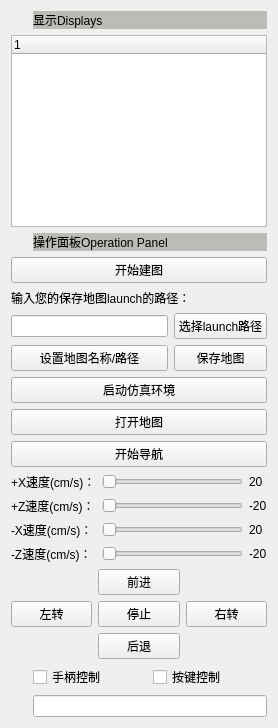
      <widget class="QWidget" name="tab_3">
       <attribute name="title">
        <string>导航视图</string>
       </attribute>
       <layout class="QGridLayout" name="gridLayout_16">
        <item row="0" column="0">
         <widget class="QLabel" name="dis_lab">
          <property name="maximumSize">
           <size>
            <width>16</width>
            <height>16777215</height>
           </size>
          </property>
          <property name="text">
           <string/>
          </property>
         </widget>
        </item>
        <item row="7" column="1">
         <widget class="QCheckBox" name="checkBox_3">
          <property name="text">
           <string>手柄控制</string>
          </property>
         </widget>
        </item>
        <item row="2" column="1" colspan="2">
         <widget class="QLabel" name="label_19">
          <property name="styleSheet">
           <string notr="true">background-color: rgb(186, 189, 182);</string>
          </property>
          <property name="text">
           <string>操作面板Operation Panel</string>
          </property>
         </widget>
        </item>
        <item row="6" column="0" colspan="3">
         <layout class="QGridLayout" name="gridLayout_6">
          <item row="2" column="1">
           <widget class="QPushButton" name="backbtn_2">
            <property name="styleSheet">
             <string notr="true">QPushButton:pressed { background-color: rgb(115, 210, 22); }</string>
            </property>
            <property name="text">
             <string>后退</string>
            </property>
           </widget>
          </item>
          <item row="0" column="1">
           <widget class="QPushButton" name="frontbtn_2">
            <property name="styleSheet">
             <string notr="true">QPushButton:pressed { background-color: rgb(115, 210, 22); }</string>
            </property>
            <property name="text">
             <string>前进</string>
            </property>
           </widget>
          </item>
          <item row="1" column="1">
           <widget class="QPushButton" name="stopbtn_2">
            <property name="styleSheet">
             <string notr="true">QPushButton:pressed { background-color: rgb(237, 212, 0); }
</string>
            </property>
            <property name="text">
             <string>停止</string>
            </property>
           </widget>
          </item>
          <item row="1" column="2">
           <widget class="QPushButton" name="leftbtn_2">
            <property name="styleSheet">
             <string notr="true">QPushButton:pressed { background-color: rgb(115, 210, 22); }</string>
            </property>
            <property name="text">
             <string>右转</string>
            </property>
           </widget>
          </item>
          <item row="1" column="0">
           <widget class="QPushButton" name="rightbtn_2">
            <property name="styleSheet">
             <string notr="true">QPushButton:pressed { background-color: rgb(115, 210, 22); }</string>
            </property>
            <property name="text">
             <string>左转</string>
            </property>
           </widget>
          </item>
         </layout>
        </item>
        <item row="1" column="0" colspan="3">
         <widget class="QTreeWidget" name="treeWidget">
          <column>
           <property name="text">
            <string notr="true">1</string>
           </property>
          </column>
         </widget>
        </item>
        <item row="5" column="0" colspan="3">
         <layout class="QGridLayout" name="gridLayout_11">
          <item row="0" column="0">
           <widget class="QLabel" name="label_13">
            <property name="text">
             <string>+X速度(cm/s)：</string>
            </property>
           </widget>
          </item>
          <item row="3" column="0">
           <widget class="QLabel" name="label_18">
            <property name="text">
             <string>-Z速度(cm/s)：</string>
            </property>
           </widget>
          </item>
          <item row="3" column="2">
           <widget class="QLabel" name="neg_angular_lab">
            <property name="text">
             <string>-20</string>
            </property>
           </widget>
          </item>
          <item row="1" column="2">
           <widget class="QLabel" name="pos_angular_lab">
            <property name="text">
             <string>-20</string>
            </property>
           </widget>
          </item>
          <item row="2" column="0">
           <widget class="QLabel" name="label_17">
            <property name="text">
             <string>-X速度(cm/s)：</string>
            </property>
           </widget>
          </item>
          <item row="2" column="2">
           <widget class="QLabel" name="neg_linear_lab">
            <property name="text">
             <string>20</string>
            </property>
           </widget>
          </item>
          <item row="1" column="0">
           <widget class="QLabel" name="label_16">
            <property name="text">
             <string>+Z速度(cm/s)：</string>
            </property>
           </widget>
          </item>
          <item row="0" column="2">
           <widget class="QLabel" name="pos_linear_lab">
            <property name="text">
             <string>20</string>
            </property>
           </widget>
          </item>
          <item row="1" column="1">
           <widget class="QSlider" name="pos_angular_slider">
            <property name="orientation">
             <enum>Qt::Horizontal</enum>
            </property>
           </widget>
          </item>
          <item row="0" column="1">
           <widget class="QSlider" name="pos_linear_slider">
            <property name="orientation">
             <enum>Qt::Horizontal</enum>
            </property>
           </widget>
          </item>
          <item row="3" column="1">
           <widget class="QSlider" name="neg_angular_slider">
            <property name="orientation">
             <enum>Qt::Horizontal</enum>
            </property>
           </widget>
          </item>
          <item row="2" column="1">
           <widget class="QSlider" name="neg_linear_slider">
            <property name="orientation">
             <enum>Qt::Horizontal</enum>
            </property>
           </widget>
          </item>
         </layout>
        </item>
        <item row="4" column="0" colspan="3">
         <layout class="QGridLayout" name="gridLayout_5">
          <item row="7" column="0">
           <widget class="QPushButton" name="change_mapname">
            <property name="toolTip">
             <string>&lt;html&gt;&lt;head/&gt;&lt;body&gt;&lt;p&gt;更改后记得保存&lt;/p&gt;&lt;/body&gt;&lt;/html&gt;</string>
            </property>
            <property name="text">
             <string>设置地图名称/路径</string>
            </property>
           </widget>
          </item>
          <item row="7" column="1">
           <widget class="QPushButton" name="save_map">
            <property name="text">
             <string>保存地图</string>
            </property>
           </widget>
          </item>
          <item row="11" column="0" colspan="2">
           <widget class="QPushButton" name="start_nav">
            <property name="text">
             <string>开始导航</string>
            </property>
           </widget>
          </item>
          <item row="8" column="0" colspan="2">
           <widget class="QPushButton" name="open_sim">
            <property name="styleSheet">
             <string notr="true">QPushButton#backpoints_nav_btn {
    border-radius: 8px;
    color: white;
    padding: 4px 0px;
    text-align: center;
    text-decoration: none;
    font-size: 21px;
    margin: 4px 2px;
    background-color: white;
    color: black;
    border: 2px solid #008cba;
}
QPushButton#backpoints_nav_btn:hover {
    background-color: #008cba;
    color: white;
}
QPushButton#backpoints_nav_btn:pressed {
    background-color: #06AD56;
}</string>
            </property>
            <property name="text">
             <string>启动仿真环境</string>
            </property>
           </widget>
          </item>
          <item row="6" column="1">
           <widget class="QPushButton" name="finsh_savemap">
            <property name="text">
             <string>选择launch路径</string>
            </property>
           </widget>
          </item>
          <item row="2" column="0" colspan="2">
           <widget class="QLabel" name="label_32">
            <property name="text">
             <string>输入您的保存地图launch的路径：</string>
            </property>
           </widget>
          </item>
          <item row="6" column="0">
           <widget class="QLineEdit" name="savemap_path"/>
          </item>
          <item row="9" column="0" colspan="2">
           <widget class="QPushButton" name="open_map">
            <property name="text">
             <string>打开地图</string>
            </property>
           </widget>
          </item>
          <item row="0" column="0" colspan="2">
           <widget class="QPushButton" name="set_map">
            <property name="text">
             <string>开始建图</string>
            </property>
           </widget>
          </item>
         </layout>
        </item>
        <item row="2" column="0">
         <widget class="QLabel" name="operation_lab">
          <property name="text">
           <string/>
          </property>
         </widget>
        </item>
        <item row="7" column="2">
         <widget class="QCheckBox" name="checkBox_2">
          <property name="text">
           <string>按键控制</string>
          </property>
         </widget>
        </item>
        <item row="8" column="0">
         <widget class="QLabel" name="move_lab">
          <property name="text">
           <string/>
          </property>
         </widget>
        </item>
        <item row="0" column="1" colspan="2">
         <widget class="QLabel" name="label_8">
          <property name="minimumSize">
           <size>
            <width>211</width>
            <height>0</height>
           </size>
          </property>
          <property name="styleSheet">
           <string notr="true">background-color: rgb(186, 189, 182);</string>
          </property>
          <property name="text">
           <string>显示Displays</string>
          </property>
         </widget>
        </item>
        <item row="8" column="1" colspan="2">
         <widget class="QLineEdit" name="move_list">
          <property name="styleSheet">
           <string notr="true">color: rgb(53, 2, 255);
font: 63 italic 13pt &quot;URW Bookman&quot;;</string>
          </property>
         </widget>
        </item>
       </layout>
      </widget>
